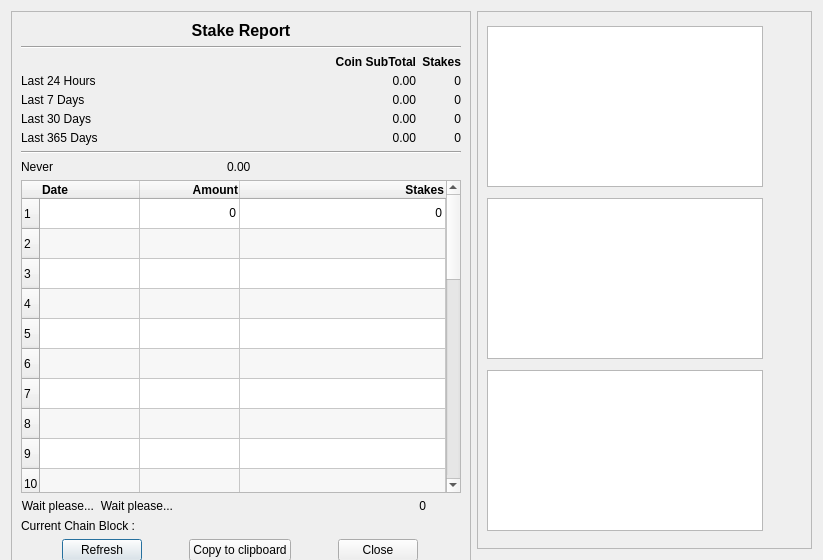
<?xml version="1.0" encoding="UTF-8"?>
<ui version="4.0">
 <class>StakeReportDialog</class>
 <widget class="QDialog" name="StakeReportDialog">
  <property name="geometry">
   <rect>
    <x>0</x>
    <y>0</y>
    <width>823</width>
    <height>560</height>
   </rect>
  </property>
  <property name="minimumSize">
   <size>
    <width>823</width>
    <height>560</height>
   </size>
  </property>
  <property name="maximumSize">
   <size>
    <width>823</width>
    <height>582</height>
   </size>
  </property>
  <property name="windowTitle">
   <string>Stake Report</string>
  </property>
  <property name="modal">
   <bool>false</bool>
  </property>
  <layout class="QHBoxLayout" name="horizontalLayout_2">
   <item>
    <widget class="QFrame" name="frame">
     <property name="minimumSize">
      <size>
       <width>460</width>
       <height>560</height>
      </size>
     </property>
     <property name="maximumSize">
      <size>
       <width>460</width>
       <height>560</height>
      </size>
     </property>
     <property name="frameShape">
      <enum>QFrame::StyledPanel</enum>
     </property>
     <property name="frameShadow">
      <enum>QFrame::Raised</enum>
     </property>
     <layout class="QVBoxLayout" name="verticalLayout">
      <item>
       <widget class="QLabel" name="label">
        <property name="minimumSize">
         <size>
          <width>200</width>
          <height>0</height>
         </size>
        </property>
        <property name="font">
         <font>
          <pointsize>12</pointsize>
          <weight>75</weight>
          <bold>true</bold>
         </font>
        </property>
        <property name="toolTip">
         <string>Earnings made by stake over time</string>
        </property>
        <property name="frameShape">
         <enum>QFrame::NoFrame</enum>
        </property>
        <property name="frameShadow">
         <enum>QFrame::Sunken</enum>
        </property>
        <property name="lineWidth">
         <number>2</number>
        </property>
        <property name="midLineWidth">
         <number>3</number>
        </property>
        <property name="text">
         <string>Stake Report</string>
        </property>
        <property name="alignment">
         <set>Qt::AlignHCenter|Qt::AlignTop</set>
        </property>
       </widget>
      </item>
      <item>
       <widget class="Line" name="line">
        <property name="orientation">
         <enum>Qt::Horizontal</enum>
        </property>
       </widget>
      </item>
      <item>
       <layout class="QGridLayout" name="gridLayout" columnstretch="3,3,0">
        <property name="verticalSpacing">
         <number>5</number>
        </property>
        <item row="0" column="1">
         <widget class="QLabel" name="L_Coin">
          <property name="font">
           <font>
            <pointsize>9</pointsize>
            <weight>75</weight>
            <bold>true</bold>
           </font>
          </property>
          <property name="text">
           <string>Coin SubTotal</string>
          </property>
          <property name="alignment">
           <set>Qt::AlignRight|Qt::AlignTrailing|Qt::AlignVCenter</set>
          </property>
          <property name="margin">
           <number>4</number>
          </property>
         </widget>
        </item>
        <item row="0" column="2">
         <widget class="QLabel" name="label_3">
          <property name="font">
           <font>
            <pointsize>9</pointsize>
            <weight>75</weight>
            <bold>true</bold>
           </font>
          </property>
          <property name="toolTip">
           <string>Blocks Staked</string>
          </property>
          <property name="text">
           <string>Stakes</string>
          </property>
          <property name="alignment">
           <set>Qt::AlignRight|Qt::AlignTrailing|Qt::AlignVCenter</set>
          </property>
          <property name="margin">
           <number>4</number>
          </property>
         </widget>
        </item>
        <item row="1" column="0">
         <widget class="QLabel" name="L1_24h">
          <property name="font">
           <font>
            <pointsize>9</pointsize>
            <weight>50</weight>
            <bold>false</bold>
           </font>
          </property>
          <property name="toolTip">
           <string/>
          </property>
          <property name="text">
           <string>Last 24 Hours</string>
          </property>
          <property name="margin">
           <number>4</number>
          </property>
         </widget>
        </item>
        <item row="1" column="1">
         <widget class="QLabel" name="Amount_24H">
          <property name="font">
           <font>
            <pointsize>9</pointsize>
            <weight>50</weight>
            <bold>false</bold>
            <kerning>false</kerning>
           </font>
          </property>
          <property name="toolTip">
           <string>Coin Earned in last 24H</string>
          </property>
          <property name="text">
           <string>0.00</string>
          </property>
          <property name="alignment">
           <set>Qt::AlignRight|Qt::AlignTrailing|Qt::AlignVCenter</set>
          </property>
          <property name="margin">
           <number>4</number>
          </property>
         </widget>
        </item>
        <item row="1" column="2">
         <widget class="QLabel" name="Stake_24H">
          <property name="font">
           <font>
            <pointsize>9</pointsize>
            <weight>50</weight>
            <bold>false</bold>
            <kerning>false</kerning>
           </font>
          </property>
          <property name="toolTip">
           <string>Stake Made in last 24H</string>
          </property>
          <property name="text">
           <string>0</string>
          </property>
          <property name="alignment">
           <set>Qt::AlignRight|Qt::AlignTrailing|Qt::AlignVCenter</set>
          </property>
          <property name="margin">
           <number>4</number>
          </property>
         </widget>
        </item>
        <item row="2" column="0">
         <widget class="QLabel" name="L2_7D">
          <property name="font">
           <font>
            <pointsize>9</pointsize>
            <weight>50</weight>
            <bold>false</bold>
           </font>
          </property>
          <property name="toolTip">
           <string/>
          </property>
          <property name="text">
           <string>Last 7 Days</string>
          </property>
          <property name="margin">
           <number>4</number>
          </property>
         </widget>
        </item>
        <item row="2" column="1">
         <widget class="QLabel" name="Amount_7D">
          <property name="font">
           <font>
            <pointsize>9</pointsize>
            <weight>50</weight>
            <bold>false</bold>
            <kerning>false</kerning>
           </font>
          </property>
          <property name="toolTip">
           <string>Coin Earned in last 7 Days</string>
          </property>
          <property name="text">
           <string>0.00</string>
          </property>
          <property name="alignment">
           <set>Qt::AlignRight|Qt::AlignTrailing|Qt::AlignVCenter</set>
          </property>
          <property name="margin">
           <number>4</number>
          </property>
         </widget>
        </item>
        <item row="2" column="2">
         <widget class="QLabel" name="Stake_7D">
          <property name="font">
           <font>
            <pointsize>9</pointsize>
            <weight>50</weight>
            <bold>false</bold>
            <kerning>false</kerning>
           </font>
          </property>
          <property name="toolTip">
           <string>Stake Made in last 7 Days</string>
          </property>
          <property name="text">
           <string>0</string>
          </property>
          <property name="alignment">
           <set>Qt::AlignRight|Qt::AlignTrailing|Qt::AlignVCenter</set>
          </property>
          <property name="margin">
           <number>4</number>
          </property>
         </widget>
        </item>
        <item row="3" column="0">
         <widget class="QLabel" name="L3_30D">
          <property name="font">
           <font>
            <pointsize>9</pointsize>
            <weight>50</weight>
            <bold>false</bold>
           </font>
          </property>
          <property name="toolTip">
           <string/>
          </property>
          <property name="text">
           <string>Last 30 Days</string>
          </property>
          <property name="margin">
           <number>4</number>
          </property>
         </widget>
        </item>
        <item row="3" column="1">
         <widget class="QLabel" name="Amount_30D">
          <property name="font">
           <font>
            <pointsize>9</pointsize>
            <weight>50</weight>
            <bold>false</bold>
            <kerning>false</kerning>
           </font>
          </property>
          <property name="toolTip">
           <string>Coin Earned in last 30 Days</string>
          </property>
          <property name="text">
           <string>0.00</string>
          </property>
          <property name="alignment">
           <set>Qt::AlignRight|Qt::AlignTrailing|Qt::AlignVCenter</set>
          </property>
          <property name="margin">
           <number>4</number>
          </property>
         </widget>
        </item>
        <item row="3" column="2">
         <widget class="QLabel" name="Stake_30D">
          <property name="font">
           <font>
            <pointsize>9</pointsize>
            <weight>50</weight>
            <bold>false</bold>
            <kerning>false</kerning>
           </font>
          </property>
          <property name="toolTip">
           <string>Stake Made in last 30 Days</string>
          </property>
          <property name="text">
           <string>0</string>
          </property>
          <property name="alignment">
           <set>Qt::AlignRight|Qt::AlignTrailing|Qt::AlignVCenter</set>
          </property>
          <property name="margin">
           <number>4</number>
          </property>
         </widget>
        </item>
        <item row="4" column="0">
         <widget class="QLabel" name="L3_30D_2">
          <property name="font">
           <font>
            <pointsize>9</pointsize>
            <weight>50</weight>
            <bold>false</bold>
           </font>
          </property>
          <property name="toolTip">
           <string/>
          </property>
          <property name="text">
           <string>Last 365 Days</string>
          </property>
          <property name="margin">
           <number>4</number>
          </property>
         </widget>
        </item>
        <item row="4" column="1">
         <widget class="QLabel" name="Amount_365D">
          <property name="font">
           <font>
            <pointsize>9</pointsize>
            <weight>50</weight>
            <bold>false</bold>
            <kerning>false</kerning>
           </font>
          </property>
          <property name="toolTip">
           <string>Coin Earned in last 365 Days</string>
          </property>
          <property name="text">
           <string>0.00</string>
          </property>
          <property name="alignment">
           <set>Qt::AlignRight|Qt::AlignTrailing|Qt::AlignVCenter</set>
          </property>
          <property name="margin">
           <number>4</number>
          </property>
         </widget>
        </item>
        <item row="4" column="2">
         <widget class="QLabel" name="Stake_365D">
          <property name="font">
           <font>
            <pointsize>9</pointsize>
            <weight>50</weight>
            <bold>false</bold>
            <kerning>false</kerning>
           </font>
          </property>
          <property name="toolTip">
           <string>Stake Made in last 365 Days</string>
          </property>
          <property name="text">
           <string>0</string>
          </property>
          <property name="alignment">
           <set>Qt::AlignRight|Qt::AlignTrailing|Qt::AlignVCenter</set>
          </property>
          <property name="margin">
           <number>4</number>
          </property>
         </widget>
        </item>
       </layout>
      </item>
      <item>
       <widget class="Line" name="line_2">
        <property name="orientation">
         <enum>Qt::Horizontal</enum>
        </property>
       </widget>
      </item>
      <item>
       <layout class="QHBoxLayout" name="horizontalLayout2" stretch="0,0">
        <property name="sizeConstraint">
         <enum>QLayout::SetDefaultConstraint</enum>
        </property>
        <property name="rightMargin">
         <number>35</number>
        </property>
        <item>
         <widget class="QLabel" name="L_LastStakeTime">
          <property name="sizePolicy">
           <sizepolicy hsizetype="Preferred" vsizetype="Preferred">
            <horstretch>0</horstretch>
            <verstretch>0</verstretch>
           </sizepolicy>
          </property>
          <property name="font">
           <font>
            <pointsize>9</pointsize>
            <weight>50</weight>
            <bold>false</bold>
           </font>
          </property>
          <property name="toolTip">
           <string>Date of the last mature Stake</string>
          </property>
          <property name="text">
           <string>Never</string>
          </property>
          <property name="alignment">
           <set>Qt::AlignLeading|Qt::AlignLeft|Qt::AlignVCenter</set>
          </property>
          <property name="margin">
           <number>2</number>
          </property>
         </widget>
        </item>
        <item>
         <widget class="QLabel" name="Amount_Last">
          <property name="sizePolicy">
           <sizepolicy hsizetype="Preferred" vsizetype="Preferred">
            <horstretch>0</horstretch>
            <verstretch>0</verstretch>
           </sizepolicy>
          </property>
          <property name="font">
           <font>
            <pointsize>9</pointsize>
            <weight>50</weight>
            <bold>false</bold>
            <kerning>false</kerning>
           </font>
          </property>
          <property name="toolTip">
           <string>Coin Earned in last mature Stake</string>
          </property>
          <property name="text">
           <string>0.00</string>
          </property>
          <property name="alignment">
           <set>Qt::AlignLeading|Qt::AlignLeft|Qt::AlignVCenter</set>
          </property>
          <property name="margin">
           <number>2</number>
          </property>
         </widget>
        </item>
       </layout>
      </item>
      <item>
       <widget class="QTableWidget" name="StakeReportTable">
        <property name="sizePolicy">
         <sizepolicy hsizetype="Expanding" vsizetype="Expanding">
          <horstretch>1</horstretch>
          <verstretch>0</verstretch>
         </sizepolicy>
        </property>
        <property name="font">
         <font>
          <weight>50</weight>
          <bold>false</bold>
         </font>
        </property>
        <property name="alternatingRowColors">
         <bool>true</bool>
        </property>
        <property name="sortingEnabled">
         <bool>true</bool>
        </property>
        <property name="rowCount">
         <number>30</number>
        </property>
        <property name="columnCount">
         <number>3</number>
        </property>
        <attribute name="horizontalHeaderStretchLastSection">
         <bool>true</bool>
        </attribute>
        <row/>
        <row/>
        <row/>
        <row/>
        <row/>
        <row/>
        <row/>
        <row/>
        <row/>
        <row/>
        <row/>
        <row/>
        <row/>
        <row/>
        <row/>
        <row/>
        <row/>
        <row/>
        <row/>
        <row/>
        <row/>
        <row/>
        <row/>
        <row/>
        <row/>
        <row/>
        <row/>
        <row/>
        <row/>
        <row/>
        <column>
         <property name="text">
          <string>Date</string>
         </property>
         <property name="font">
          <font>
           <pointsize>9</pointsize>
           <weight>75</weight>
           <bold>true</bold>
          </font>
         </property>
         <property name="textAlignment">
          <set>AlignLeft|AlignVCenter</set>
         </property>
        </column>
        <column>
         <property name="text">
          <string>Amount</string>
         </property>
         <property name="font">
          <font>
           <pointsize>9</pointsize>
           <weight>75</weight>
           <bold>true</bold>
          </font>
         </property>
         <property name="textAlignment">
          <set>AlignRight|AlignVCenter</set>
         </property>
        </column>
        <column>
         <property name="text">
          <string>Stakes</string>
         </property>
         <property name="font">
          <font>
           <pointsize>9</pointsize>
           <weight>75</weight>
           <bold>true</bold>
          </font>
         </property>
         <property name="textAlignment">
          <set>AlignRight|AlignVCenter</set>
         </property>
        </column>
        <item row="0" column="0">
         <property name="text">
          <string/>
         </property>
         <property name="font">
          <font>
           <pointsize>9</pointsize>
          </font>
         </property>
         <property name="flags">
          <set>ItemIsSelectable|ItemIsUserCheckable|ItemIsEnabled</set>
         </property>
        </item>
        <item row="0" column="1">
         <property name="text">
          <string notr="true">0</string>
         </property>
         <property name="whatsThis">
          <string/>
         </property>
         <property name="font">
          <font>
           <pointsize>9</pointsize>
          </font>
         </property>
         <property name="textAlignment">
          <set>AlignRight|AlignVCenter</set>
         </property>
         <property name="flags">
          <set>ItemIsSelectable|ItemIsUserCheckable|ItemIsEnabled</set>
         </property>
        </item>
        <item row="0" column="2">
         <property name="text">
          <string notr="true">0</string>
         </property>
         <property name="font">
          <font>
           <pointsize>9</pointsize>
          </font>
         </property>
         <property name="textAlignment">
          <set>AlignRight|AlignVCenter</set>
         </property>
         <property name="flags">
          <set>ItemIsSelectable|ItemIsUserCheckable|ItemIsEnabled</set>
         </property>
        </item>
       </widget>
      </item>
      <item>
       <layout class="QGridLayout" name="gridLayout2" columnstretch="0,0,3">
        <property name="rightMargin">
         <number>35</number>
        </property>
        <item row="0" column="0">
         <widget class="QLabel" name="TimeTook">
          <property name="font">
           <font>
            <pointsize>9</pointsize>
            <weight>50</weight>
            <bold>false</bold>
           </font>
          </property>
          <property name="toolTip">
           <string>Time took to retrieve the data</string>
          </property>
          <property name="text">
           <string>Wait please...</string>
          </property>
          <property name="alignment">
           <set>Qt::AlignLeading|Qt::AlignLeft|Qt::AlignRight|Qt::AlignTrailing|Qt::AlignVCenter</set>
          </property>
          <property name="margin">
           <number>4</number>
          </property>
         </widget>
        </item>
        <item row="0" column="1">
         <widget class="QLabel" name="TimeTook_2">
          <property name="font">
           <font>
            <pointsize>9</pointsize>
            <weight>50</weight>
            <bold>false</bold>
           </font>
          </property>
          <property name="toolTip">
           <string>Time took to refresh dialog</string>
          </property>
          <property name="text">
           <string>Wait please...</string>
          </property>
          <property name="alignment">
           <set>Qt::AlignLeading|Qt::AlignLeft|Qt::AlignRight|Qt::AlignTrailing|Qt::AlignVCenter</set>
          </property>
          <property name="margin">
           <number>4</number>
          </property>
         </widget>
        </item>
        <item row="0" column="2">
         <widget class="QLabel" name="Stake_Counted">
          <property name="font">
           <font>
            <pointsize>9</pointsize>
            <weight>50</weight>
            <bold>false</bold>
           </font>
          </property>
          <property name="toolTip">
           <string>Total Stakes Analyzed</string>
          </property>
          <property name="text">
           <string>0</string>
          </property>
          <property name="alignment">
           <set>Qt::AlignLeading|Qt::AlignLeft|Qt::AlignRight|Qt::AlignTrailing|Qt::AlignVCenter</set>
          </property>
          <property name="margin">
           <number>4</number>
          </property>
         </widget>
        </item>
       </layout>
      </item>
      <item>
       <widget class="QLabel" name="L_CurrentBlock">
        <property name="font">
         <font>
          <pointsize>9</pointsize>
          <weight>50</weight>
          <bold>false</bold>
         </font>
        </property>
        <property name="toolTip">
         <string>Data of the current block.</string>
        </property>
        <property name="text">
         <string>Current Chain Block :</string>
        </property>
        <property name="alignment">
         <set>Qt::AlignLeading|Qt::AlignLeft|Qt::AlignVCenter</set>
        </property>
        <property name="margin">
         <number>2</number>
        </property>
       </widget>
      </item>
      <item>
       <layout class="QHBoxLayout" name="horizontalLayout" stretch="1,2,1">
        <property name="sizeConstraint">
         <enum>QLayout::SetDefaultConstraint</enum>
        </property>
        <item>
         <widget class="QPushButton" name="button_Refresh">
          <property name="sizePolicy">
           <sizepolicy hsizetype="Maximum" vsizetype="Fixed">
            <horstretch>0</horstretch>
            <verstretch>0</verstretch>
           </sizepolicy>
          </property>
          <property name="toolTip">
           <string>Refresh the data</string>
          </property>
          <property name="text">
           <string>Refresh</string>
          </property>
         </widget>
        </item>
        <item>
         <widget class="QPushButton" name="CopytoClipboard">
          <property name="sizePolicy">
           <sizepolicy hsizetype="Fixed" vsizetype="Fixed">
            <horstretch>0</horstretch>
            <verstretch>0</verstretch>
           </sizepolicy>
          </property>
          <property name="minimumSize">
           <size>
            <width>100</width>
            <height>0</height>
           </size>
          </property>
          <property name="toolTip">
           <string>Copy Report to ClipBoard</string>
          </property>
          <property name="text">
           <string>Copy to clipboard</string>
          </property>
         </widget>
        </item>
        <item>
         <widget class="QDialogButtonBox" name="buttonBox">
          <property name="sizePolicy">
           <sizepolicy hsizetype="Maximum" vsizetype="Fixed">
            <horstretch>0</horstretch>
            <verstretch>0</verstretch>
           </sizepolicy>
          </property>
          <property name="toolTip">
           <string>Close the dialog</string>
          </property>
          <property name="orientation">
           <enum>Qt::Horizontal</enum>
          </property>
          <property name="standardButtons">
           <set>QDialogButtonBox::Close</set>
          </property>
          <property name="centerButtons">
           <bool>true</bool>
          </property>
         </widget>
        </item>
       </layout>
      </item>
     </layout>
    </widget>
   </item>
   <item>
    <widget class="QFrame" name="frame_2">
     <property name="minimumSize">
      <size>
       <width>263</width>
       <height>0</height>
      </size>
     </property>
     <property name="frameShape">
      <enum>QFrame::StyledPanel</enum>
     </property>
     <property name="frameShadow">
      <enum>QFrame::Raised</enum>
     </property>
     <layout class="QVBoxLayout" name="verticalLayout_2">
      <item>
       <widget class="QTextBrowser" name="webView_15">
        <property name="minimumSize">
         <size>
          <width>276</width>
          <height>161</height>
         </size>
        </property>
        <property name="maximumSize">
         <size>
          <width>276</width>
          <height>161</height>
         </size>
        </property>
        <property name="html">
         <string>&lt;!DOCTYPE HTML PUBLIC &quot;-//W3C//DTD HTML 4.0//EN&quot; &quot;http://www.w3.org/TR/REC-html40/strict.dtd&quot;&gt;
&lt;html&gt;&lt;head&gt;&lt;meta name=&quot;qrichtext&quot; content=&quot;1&quot; /&gt;&lt;style type=&quot;text/css&quot;&gt;
p, li { white-space: pre-wrap; }
&lt;/style&gt;&lt;/head&gt;&lt;body style=&quot; font-family:'MS Shell Dlg 2'; font-size:7.8pt; font-weight:400; font-style:normal;&quot;&gt;
&lt;p style=&quot; margin-top:0px; margin-bottom:0px; margin-left:0px; margin-right:0px; -qt-block-indent:0; text-indent:0px;&quot;&gt;&lt;a href=&quot;https://yobit.net/en/trade/PROFIT/BTC/?bonus=QEOmT&quot;&gt;&lt;img src=&quot;:/images/res/images/yobit.png&quot; /&gt;&lt;/a&gt;&lt;/p&gt;&lt;/body&gt;&lt;/html&gt;</string>
        </property>
        <property name="openExternalLinks">
         <bool>true</bool>
        </property>
       </widget>
      </item>
      <item>
       <widget class="QTextBrowser" name="webView_16">
        <property name="minimumSize">
         <size>
          <width>276</width>
          <height>161</height>
         </size>
        </property>
        <property name="maximumSize">
         <size>
          <width>276</width>
          <height>161</height>
         </size>
        </property>
        <property name="html">
         <string>&lt;!DOCTYPE HTML PUBLIC &quot;-//W3C//DTD HTML 4.0//EN&quot; &quot;http://www.w3.org/TR/REC-html40/strict.dtd&quot;&gt;
&lt;html&gt;&lt;head&gt;&lt;meta name=&quot;qrichtext&quot; content=&quot;1&quot; /&gt;&lt;style type=&quot;text/css&quot;&gt;
p, li { white-space: pre-wrap; }
&lt;/style&gt;&lt;/head&gt;&lt;body style=&quot; font-family:'MS Shell Dlg 2'; font-size:7.8pt; font-weight:400; font-style:normal;&quot;&gt;
&lt;p style=&quot; margin-top:0px; margin-bottom:0px; margin-left:0px; margin-right:0px; -qt-block-indent:0; text-indent:0px;&quot;&gt;&lt;a href=&quot;https://www.youtube.com/channel/UC-x4N9JU3Aoi8RyBlPQc75Q&quot;&gt;&lt;img src=&quot;:/images/res/images/youtube.png&quot; /&gt;&lt;/a&gt;&lt;/p&gt;&lt;/body&gt;&lt;/html&gt;</string>
        </property>
        <property name="openExternalLinks">
         <bool>true</bool>
        </property>
       </widget>
      </item>
      <item>
       <widget class="QTextBrowser" name="webView_14">
        <property name="minimumSize">
         <size>
          <width>276</width>
          <height>161</height>
         </size>
        </property>
        <property name="maximumSize">
         <size>
          <width>276</width>
          <height>161</height>
         </size>
        </property>
        <property name="html">
         <string>&lt;!DOCTYPE HTML PUBLIC &quot;-//W3C//DTD HTML 4.0//EN&quot; &quot;http://www.w3.org/TR/REC-html40/strict.dtd&quot;&gt;
&lt;html&gt;&lt;head&gt;&lt;meta name=&quot;qrichtext&quot; content=&quot;1&quot; /&gt;&lt;style type=&quot;text/css&quot;&gt;
p, li { white-space: pre-wrap; }
&lt;/style&gt;&lt;/head&gt;&lt;body style=&quot; font-family:'MS Shell Dlg 2'; font-size:7.8pt; font-weight:400; font-style:normal;&quot;&gt;
&lt;p style=&quot; margin-top:0px; margin-bottom:0px; margin-left:0px; margin-right:0px; -qt-block-indent:0; text-indent:0px;&quot;&gt;&lt;a href=&quot;https://twitter.com/Tillkoeln&quot;&gt;&lt;img src=&quot;:/images/res/images/twitter.png&quot; /&gt;&lt;/a&gt;&lt;/p&gt;&lt;/body&gt;&lt;/html&gt;</string>
        </property>
        <property name="openExternalLinks">
         <bool>true</bool>
        </property>
       </widget>
      </item>
     </layout>
    </widget>
   </item>
  </layout>
 </widget>
 <resources>
  <include location="../bitcoin.qrc"/>
 </resources>
 <connections>
  <connection>
   <sender>buttonBox</sender>
   <signal>clicked(QAbstractButton*)</signal>
   <receiver>StakeReportDialog</receiver>
   <slot>close()</slot>
   <hints>
    <hint type="sourcelabel">
     <x>338</x>
     <y>524</y>
    </hint>
    <hint type="destinationlabel">
     <x>215</x>
     <y>276</y>
    </hint>
   </hints>
  </connection>
 </connections>
</ui>
